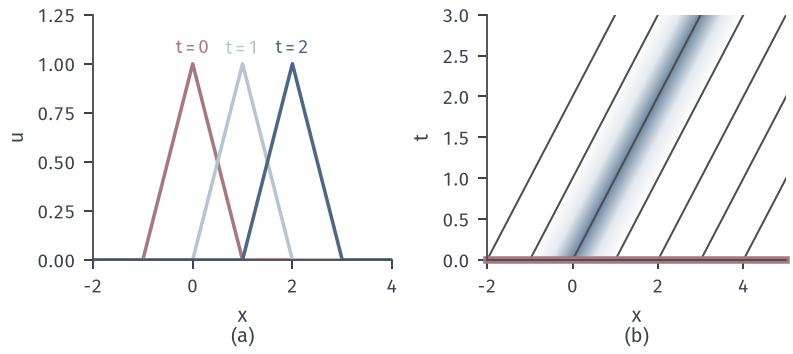

Generate this figure with Python:
# Target: constant-speed translation of a tent, v=1; profiles and space-time field.
from pathlib import Path
import sys
sys.path.insert(0, str(Path(__file__).resolve().parents[1]/'transp-common'))
from transp_common import *
fig,(a,b)=figure(112,50,ncols=2)
x=np.linspace(-2,5,1401)
cs=shades(2)
a.plot(x,tent(x,0),color=RED,lw=1.4)
for t,c in zip([1,2],cs): a.plot(x,tent(x-t,0),color=c,lw=1.4)
for t,c in zip([0,1,2],[RED]+cs): a.text(t,1.05,f'$t={t}$',ha='center',color=c if t else RED,fontsize=7.5)
a.set_xlim(-2,4); a.set_ylim(0,1.25); tail(a,'$x$','(a)','$u$')
tt=np.linspace(0,3,301); X,T=np.meshgrid(x,tt)
heat(b,tent(X-T,0),(-2,5),(0,3))
for x0 in np.arange(-2,5,1): b.plot([x0,x0+3],[0,3],color=CHAR,lw=.8)
b.plot([-2,5],[0,0],color=RED,lw=3,clip_on=False)
b.set_xlim(-2,5); b.set_ylim(0,3); tail(b,'$x$','(b)','$t$')
save(fig,Path(__file__).resolve().parent,'figure',{'formula':'u(x,t)=u0(x-t), u0 tent centred at 0 half-width 1'})
